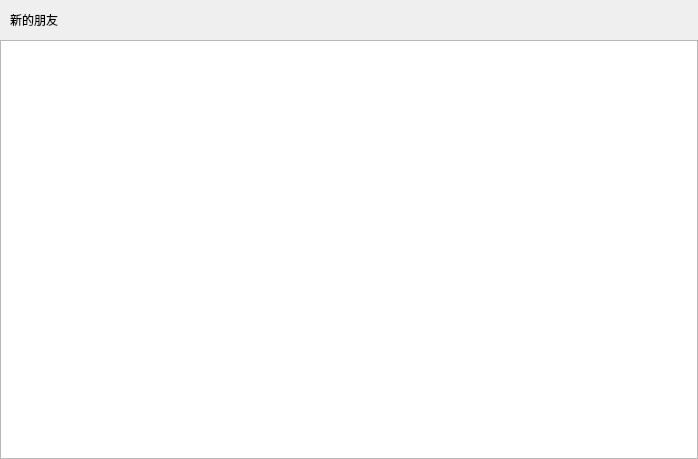
<?xml version="1.0" encoding="UTF-8"?>
<ui version="4.0">
 <class>ApplyFriendPageClass</class>
 <widget class="QWidget" name="ApplyFriendPageClass">
  <property name="geometry">
   <rect>
    <x>0</x>
    <y>0</y>
    <width>698</width>
    <height>459</height>
   </rect>
  </property>
  <property name="windowTitle">
   <string>ApplyFriendPage</string>
  </property>
  <layout class="QVBoxLayout" name="verticalLayout">
   <property name="spacing">
    <number>0</number>
   </property>
   <property name="leftMargin">
    <number>0</number>
   </property>
   <property name="topMargin">
    <number>0</number>
   </property>
   <property name="rightMargin">
    <number>0</number>
   </property>
   <property name="bottomMargin">
    <number>0</number>
   </property>
   <item>
    <widget class="QWidget" name="friend_apply_wid" native="true">
     <layout class="QHBoxLayout" name="horizontalLayout">
      <property name="spacing">
       <number>0</number>
      </property>
      <property name="leftMargin">
       <number>0</number>
      </property>
      <property name="topMargin">
       <number>0</number>
      </property>
      <property name="rightMargin">
       <number>0</number>
      </property>
      <property name="bottomMargin">
       <number>0</number>
      </property>
      <item>
       <spacer name="horizontalSpacer_2">
        <property name="orientation">
         <enum>Qt::Orientation::Horizontal</enum>
        </property>
        <property name="sizeType">
         <enum>QSizePolicy::Policy::Fixed</enum>
        </property>
        <property name="sizeHint" stdset="0">
         <size>
          <width>10</width>
          <height>20</height>
         </size>
        </property>
       </spacer>
      </item>
      <item>
       <widget class="QLabel" name="friend_apply_label">
        <property name="minimumSize">
         <size>
          <width>0</width>
          <height>40</height>
         </size>
        </property>
        <property name="maximumSize">
         <size>
          <width>16777215</width>
          <height>40</height>
         </size>
        </property>
        <property name="text">
         <string>新的朋友</string>
        </property>
       </widget>
      </item>
      <item>
       <spacer name="horizontalSpacer">
        <property name="orientation">
         <enum>Qt::Orientation::Horizontal</enum>
        </property>
        <property name="sizeHint" stdset="0">
         <size>
          <width>520</width>
          <height>20</height>
         </size>
        </property>
       </spacer>
      </item>
     </layout>
    </widget>
   </item>
   <item>
    <widget class="QWidget" name="widget_2" native="true">
     <layout class="QVBoxLayout" name="verticalLayout_2">
      <property name="spacing">
       <number>0</number>
      </property>
      <property name="leftMargin">
       <number>0</number>
      </property>
      <property name="topMargin">
       <number>0</number>
      </property>
      <property name="rightMargin">
       <number>0</number>
      </property>
      <property name="bottomMargin">
       <number>0</number>
      </property>
      <item>
       <widget class="ApplyFriendList" name="apply_friend_list"/>
      </item>
     </layout>
    </widget>
   </item>
  </layout>
 </widget>
 <layoutdefault spacing="6" margin="11"/>
 <customwidgets>
  <customwidget>
   <class>ApplyFriendList</class>
   <extends>QListWidget</extends>
   <header location="global">applyfriendlist.h</header>
  </customwidget>
 </customwidgets>
 <resources/>
 <connections/>
</ui>
